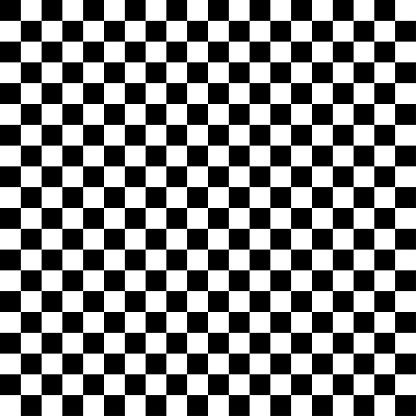
#> input picture Exercise01/chess.jpg, 416 x 416 px, found by its file name
$ jupyter execute --allow-errors ex02.ipynb
#> lines starting #> are read from the running program, lines starting #| are printed output that depends on the picture
[cell 1]
from scipy import signal
import numpy as np
import matplotlib.pyplot as plt
from colour.plotting import *
import colour


check = plt.imread("chess.jpg")
#> check is the input picture: shape (416, 416); min 0, max 255, mean 127.3

plt.figure(dpi=300)
plt.imshow(check, cmap='gray', interpolation='nearest')

edge_filter = np.array([[-1, -1, -1],

                   [-1, 8, -1],

                   [-1, -1, -1]])

grad = signal.convolve2d(check, edge_filter)
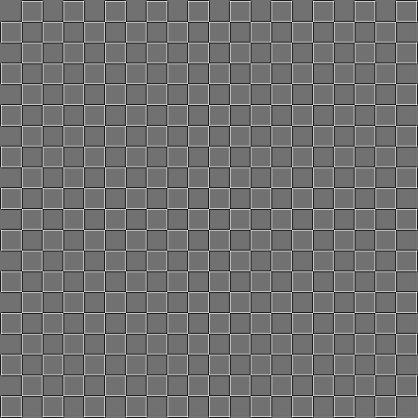
#> grad: shape (418, 418) int64; min -1020, max 1275, mean 0; drawn with min black and max white

plt.figure(dpi=300)
plt.imshow(grad, cmap="gray")

[cell 2]
check =np.sum(plt.imread("cat.jpg"),axis=2)
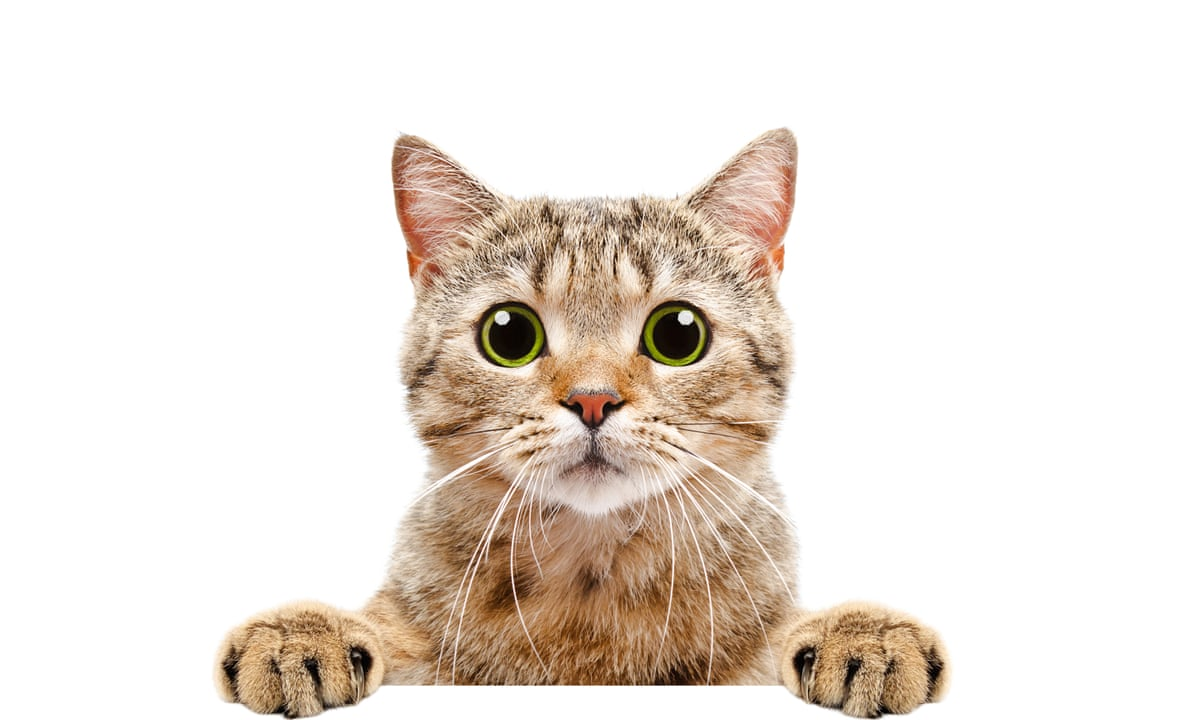
#> input picture Exercise01/cat.jpg, 1200 x 720 px, found by its file name
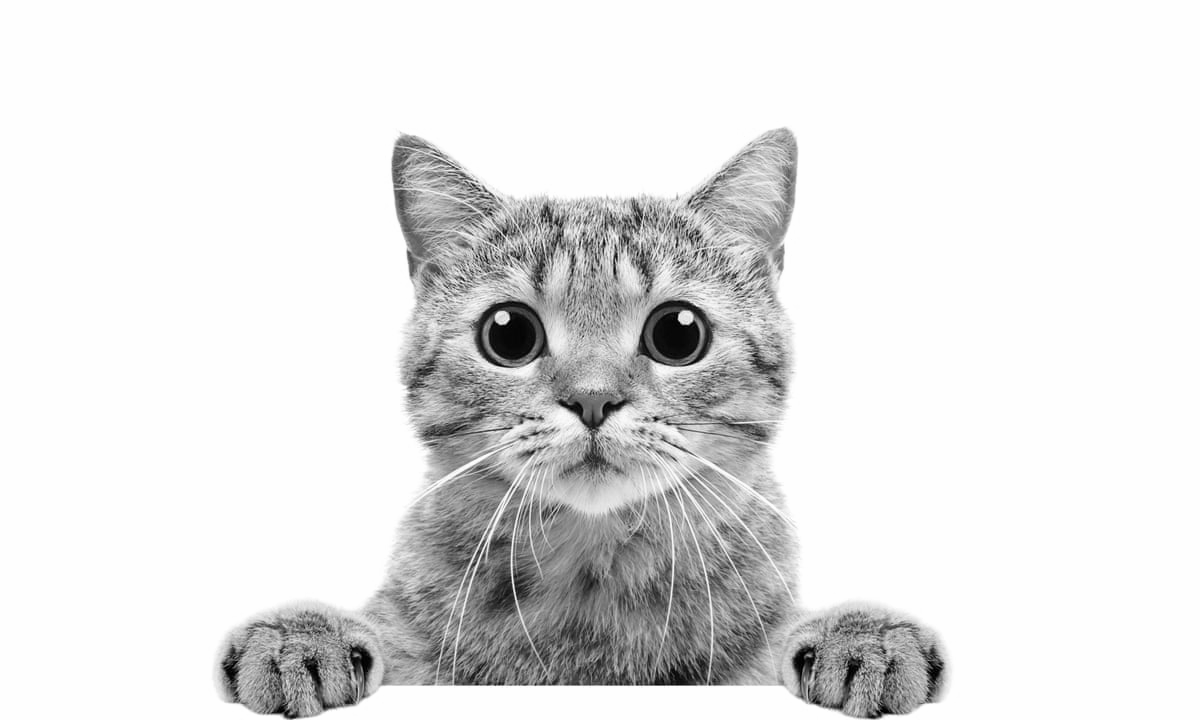
#> check: shape (720, 1200) uint64; min 1, max 765, mean 682.5; drawn with min black and max white

plt.figure(dpi=300)
plt.imshow(check, cmap='gray', interpolation='nearest')

edge_filter = np.array([[-1, -1, -1],

                   [-1, 8, -1],

                   [-1, -1, -1]])

grad = signal.convolve2d(check, edge_filter)
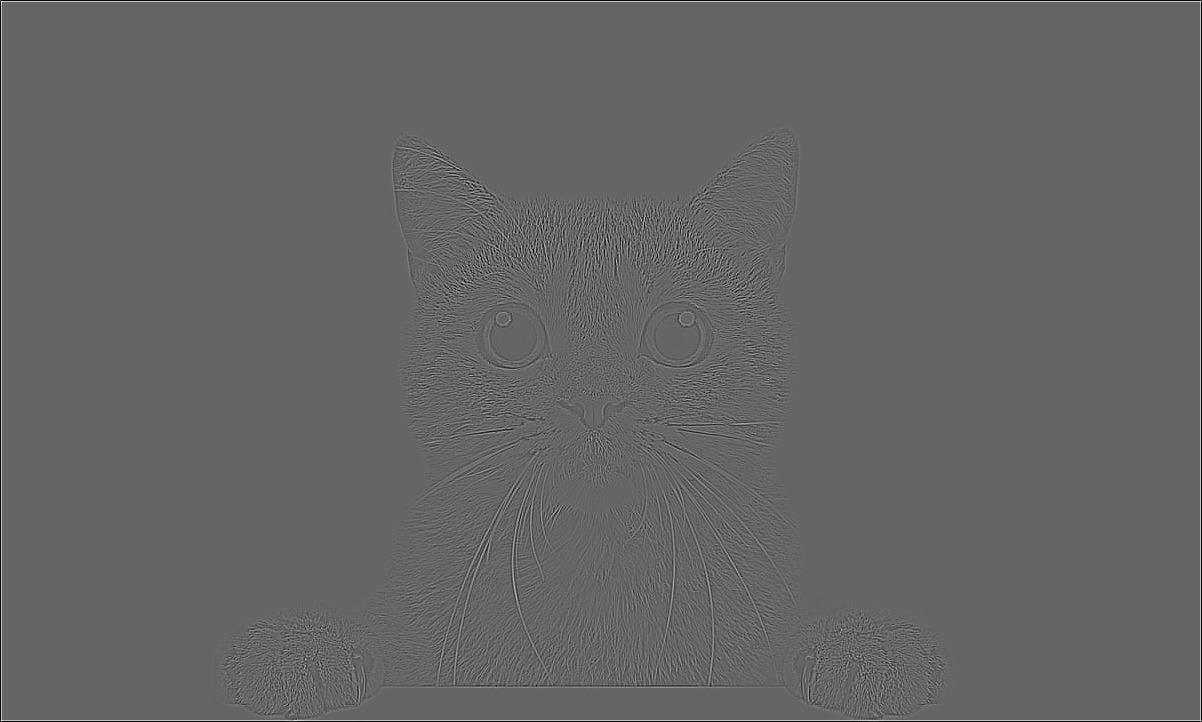
#> grad: shape (722, 1202) float64; min -2542, max 3825, mean 0; drawn with min black and max white

plt.figure(dpi=300)
plt.imshow(grad, cmap="gray")

[cell 3]
def gaussian(x, mu, sigma):
    return np.exp(-1/2*(x - mu)**2/sigma**2)

def x(lamb):
    return 1.065*gaussian(lamb, 595.8, 33.33) + 0.366*gaussian(lamb, 446.8, 19.44)

def y(lamb):
    return 1.014*gaussian(np.log(lamb), np.log(556.3), 0.075)

def z(lamb):
    return 1.839*gaussian(np.log(lamb), np.log(449.8), 0.051)

def P(lamb):
    sigma = 40
    mu = 600
    W = 1
    return 1/np.sqrt(2*np.pi*sigma**2)*np.exp(-1/2*(lamb-mu)**2/sigma**2)*W

lamb = np.linspace(380,780, 1000)
plt.plot(lamb, x(lamb), label="$x(\lambda)$")
plt.plot(lamb, y(lamb), label="$y(\lambda)$")
plt.plot(lamb, z(lamb), label="$z(\lambda)$")
plt.plot(lamb, P(lamb)*100, label="$P\cdot 100$")
plt.xlabel("$\lambda$ [nm]")
plt.legend()
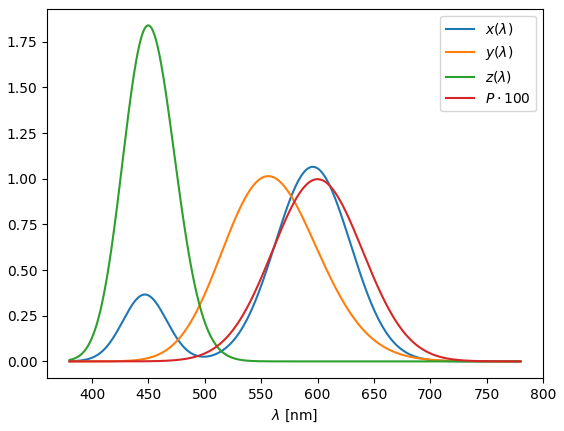
#> figure drawn by matplotlib, 1 panel; curve peaks at x = 595.8, y = 1.06; curve peaks at x = 556.2, y = 1.01; curve peaks at x = 449.7, y = 1.84

[cell 4]
X = np.trapz(x(lamb)*P(lamb), lamb)
Y = np.trapz(y(lamb)*P(lamb), lamb)
Z = np.trapz(z(lamb)*P(lamb), lamb)
print(X,Y,Z)

[cell 5]
x = X/(X+Y+Z)
y = Y/(X+Y+Z)
z = 1-x-y
print(x,y,z)

[cell 6]
fig,ax = plt.subplots(1,1, figsize=(6,6))

sRGB_gamut = np.array([[0.64, 0.33], [0.30, 0.60], [0.15, 0.06], [0.64, 0.33]])

ax.scatter(x, y, c="black", s=200, marker="x", linewidths=5.0, label="xy Value")
ax.plot(sRGB_gamut[:,0], sRGB_gamut[:,1], "o-", color="black", label="sRGB")
plt.legend()

#> (the rest of this cell did not finish here and is left out)

[cell 7]
M = np.array([ [3.2404542, -1.5371385, -0.4985314],
               [-0.9692660, 1.8760108, 0.0415560],
               [0.0556434, -0.2040259, 1.0572252]])

rgb = M@np.array([X,Y,Z])

print(rgb)
plt.imshow([[np.clip(rgb,0,1)]])
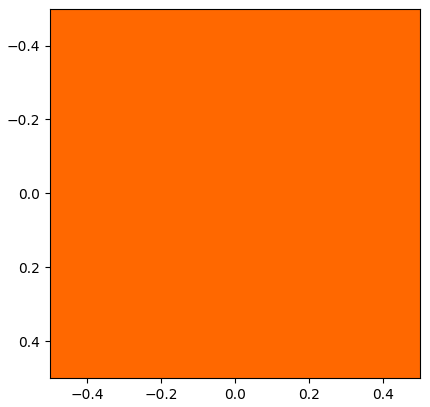
#> figure drawn by matplotlib, 1 panel

[cell 8]
def adj(C):
    if (C < 0.0031308):
        return 12.92 * C
    return 1.055 * np.power(C,0.41666) - 0.055

sRGB = np.nan_to_num([adj(C) for C in rgb])

print(sRGB)
plt.imshow([[np.clip(sRGB,0,1)]])
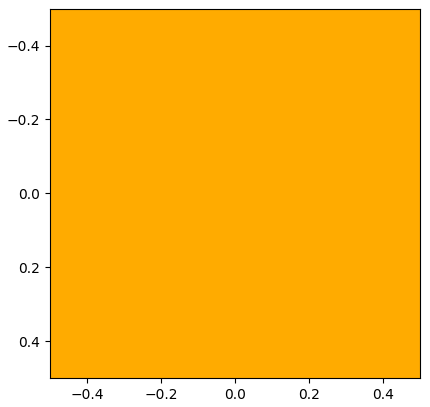
#> figure drawn by matplotlib, 1 panel
